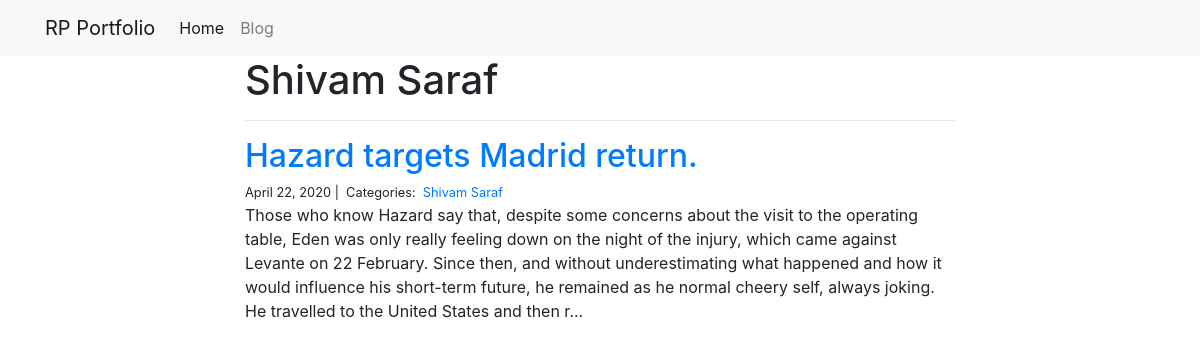
/blog/Shivam Saraf/, run on the app's committed database.
### blog/models.py (models this page shows)
class Category(models.Model):
    name = models.CharField(max_length=20)

class Post(models.Model):
    title = models.CharField(max_length=255)
    body = models.TextField()
    created_on = models.DateTimeField(auto_now_add=True)
    last_modified = models.DateTimeField(auto_now=True)
    categories = models.ManyToManyField("Category", related_name="posts")

### blog/views.py (the view)
# urls.py: path("<category>/", views.blog_category, name="blog_category"),
def blog_category(request, category):
    posts = Post.objects.filter(categories__name__contains=category).order_by(
        "-created_on"
    )
    context = {"category": category, "posts": posts}
    return render(request, "blog_category.html", context)

### blog/templates/blog_category.html
{% extends "base.html" %}
{% block page_content %}
<div class="col-md-8 offset-md-2">
    <h1>{{ category | title }}</h1>
    <hr>
    {% for post in posts %}
        <h2><a href="{% url 'blog_detail' post.pk%}">{{ post.title }}</a></h2>
        <small>
            {{ post.created_on.date }} |&nbsp;
            Categories:&nbsp;
            {% for category in post.categories.all %}
            <a href="{% url 'blog_category' category.name %}">
                {{ category.name }}
            </a>&nbsp;
            {% endfor %}
        </small>
        <p>{{ post.body | slice:":400" }}...</p>
    {% endfor %}
</div>
{% endblock %}

### data on the page
Category: name "Shivam Saraf"
Post: title "Hazard targets Madrid return.", created_on "April 22, 2020", body "Those who know Hazard say that, despite some concerns about the visit to the operating table, Eden was only really feeling down on the night of the injury, which came against Levante on 22 February. Since then, and without underestimating what happened and how it would influence his short-term future, he remained as he normal cheery self, always joking. He travelled to the United States and then r"
